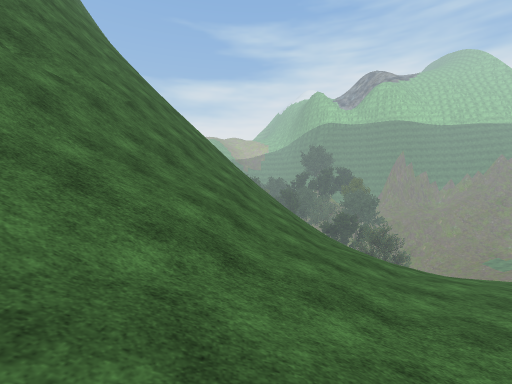
[1] (above)

16 first-person views from a walk through a Unity game level. The camera is 1.3 m above the floor, looks level and sees 85° across. The floor is counted in squares, 2 m on a side. Each view is taken from the middle of a square. On the plan, view 1 faces up. The plan holds only what a view shows up to about 9 squares ahead; the rest is blank. The place goes on beyond the plan. Some surface patterns are stand-ins.

[2]
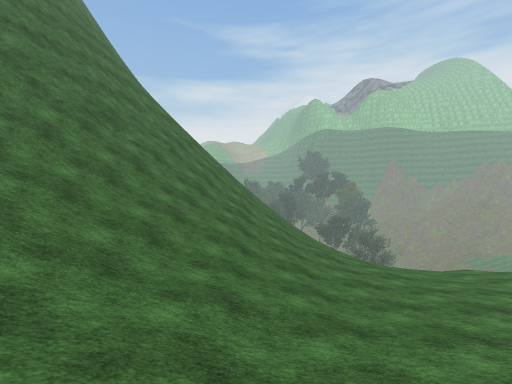

[3]
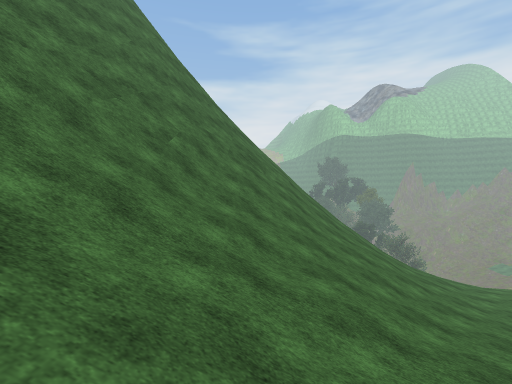

[4]
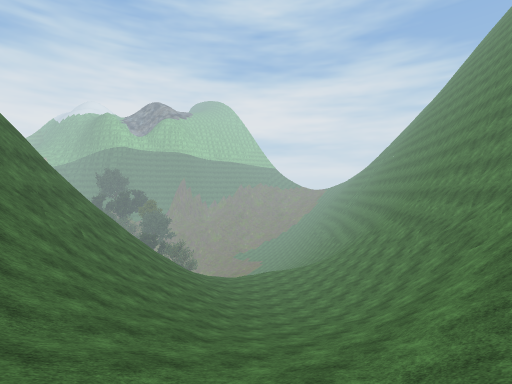

[5]
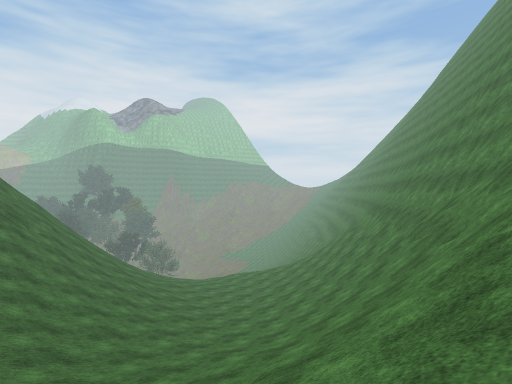

[6]
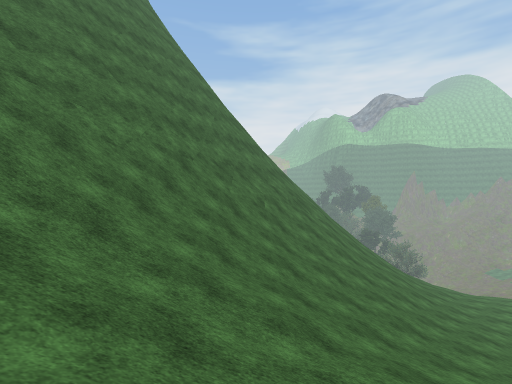

[7]
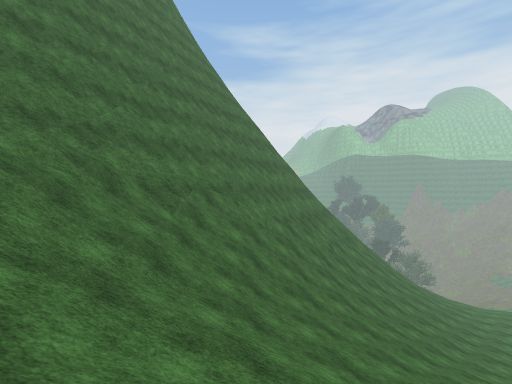

[8]
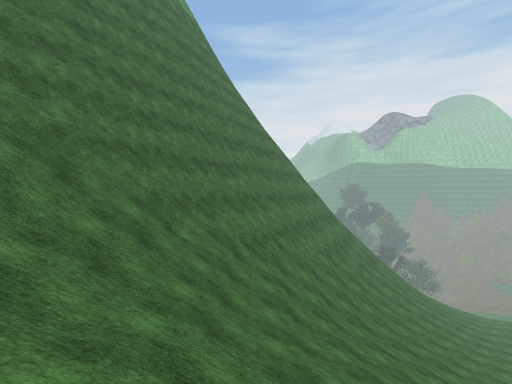

[9]
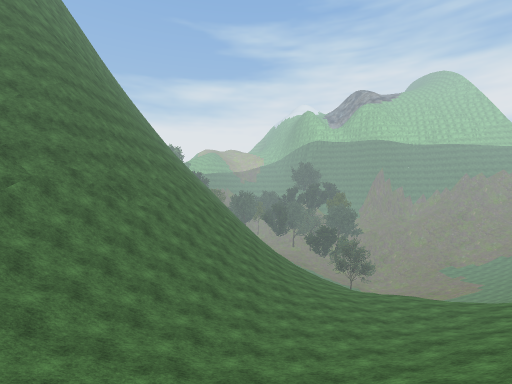

[10]
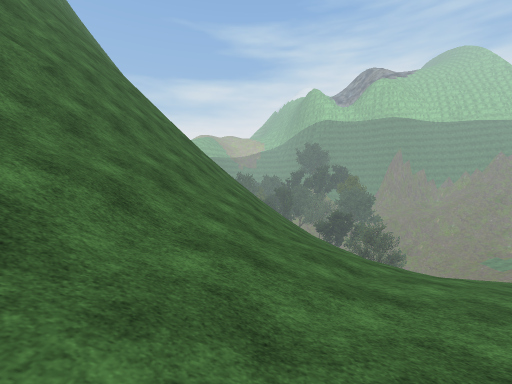

[11]
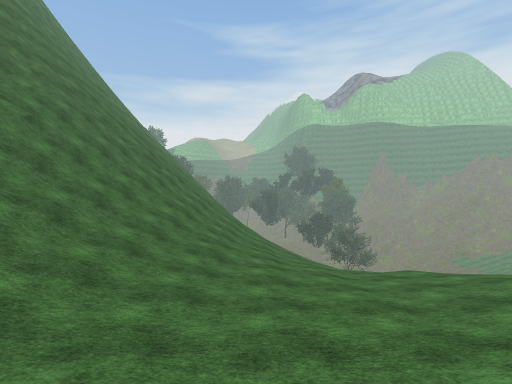

[12]
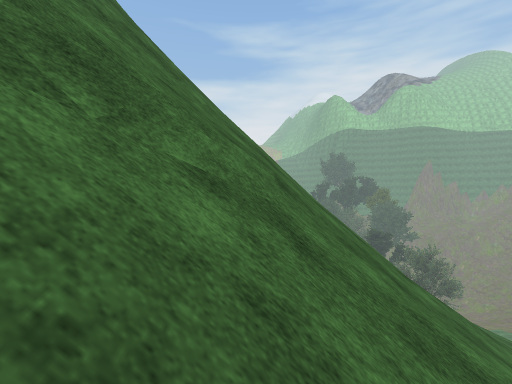

[13]
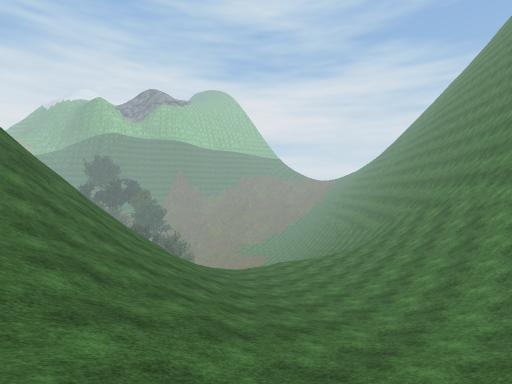

[14]
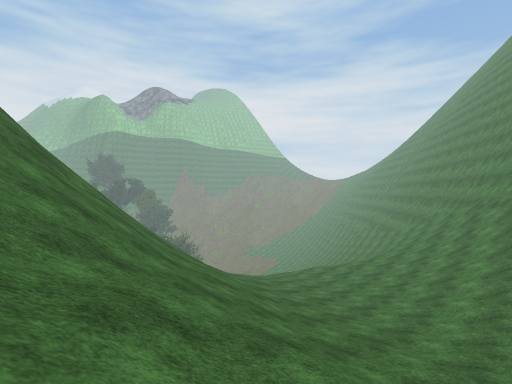

[15]
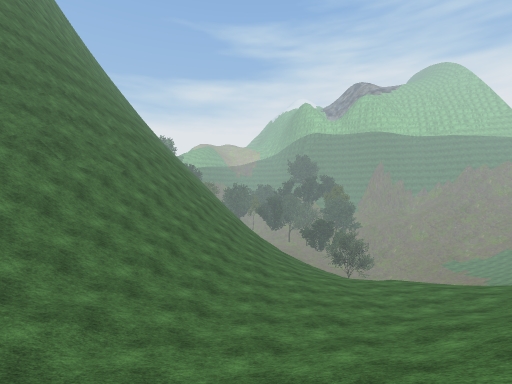

[16]
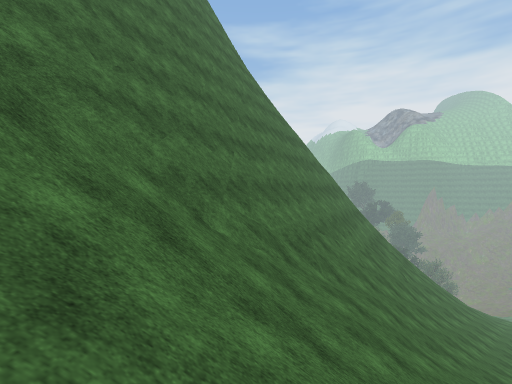

### Floor plan
Key: @ floor where view 1 was taken; # wall or solid block; . main floor; : floor 1.5 m higher than the main floor; - floor 1.75 m lower than the main floor; / step, stairs or slope; = window, fence, low wall or low ledge.
Columns run from 15 left of view 1 to 9 right of it. Each row starts with its distance up from view 1.
 11               =   //
 10           #///#/////
  9           #=/////////
  8           #=/////////
  7           ##////////--
  6           #==/////.----
  5          ####/////..---/
  4         ####/////......./
  3        ##////////......//
  2        ##=//////:....///
  1        #///////:::::////
  0       ##//////:@:://///
 -1      ##/////////://////
 -2     ###///////:///////
 -3     #/////////////////
 -4    ##/////////////////
 -5   ##////////////////#
 -6  ##///////////////###
 -7 ##////// ///////###
 -8 #/////// //////##
 -9  /////
-10   /// /
-11
-12     /

Where each view was taken, in squares from view 1:
view 1: 0 up, 0 right, facing up
view 2: 3 down, 0 right, facing up
view 3: 4 down, 4 left, facing up
view 4: 8 down, 8 left, facing up-right
view 5: 8 down, 5 left, facing up-right
view 6: 7 down, 6 left, facing up
view 7: 10 down, 9 left, facing up
view 8: 12 down, 11 left, facing up
view 9: 6 down, 1 right, facing up
view 10: 1 up, 1 right, facing up
view 11: 1 down, 3 right, facing up
view 12: 3 up, 3 left, facing up
view 13: 4 down, 5 left, facing up-right
view 14: 2 down, 5 left, facing up-right
view 15: 4 down, 2 right, facing up
view 16: 10 down, 12 left, facing up
